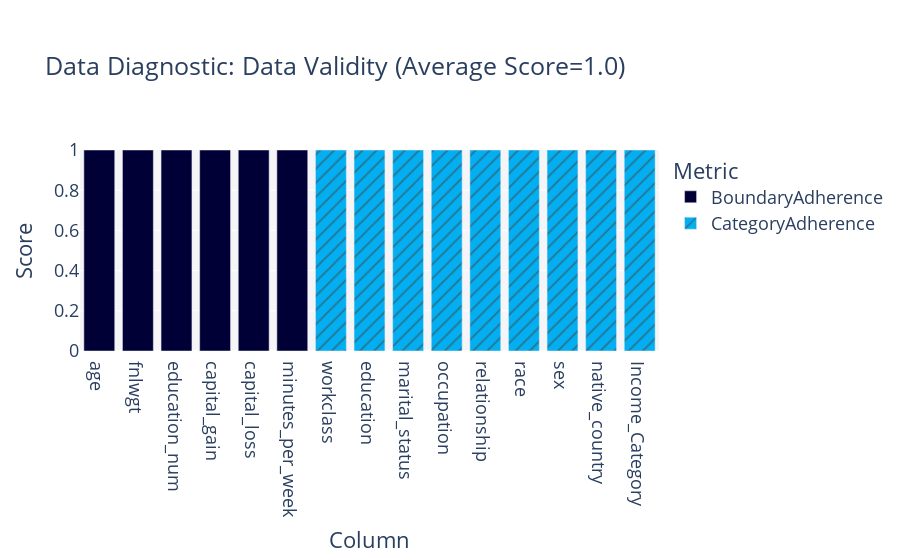

The code cell stored with this chart in its notebook:
### Code cell
print(gen_diagnostics.get_details(property_name="Data Validity"))
gen_diagnostics.get_visualization(property_name="Data Validity")

### Figure 1 — Plotly figure (JSON) as saved in the notebook; plotly's stock layout.template omitted (floating-point values rounded to 4 significant figures)
{"data": [{"customdata": [["BoundaryAdherence"], ["BoundaryAdherence"], ["BoundaryAdherence"], ["BoundaryAdherence"], ["BoundaryAdherence"], ["BoundaryAdherence"]], "hovertemplate": "<b>%{hovertext}</b><br><br>Metric=%{customdata[0]}<br>Score=%{y}<extra></extra>", "hovertext": ["age", "fnlwgt", "education_num", "capital_gain", "capital_loss", "minutes_per_week"], "legendgroup": "BoundaryAdherence", "marker": {"color": "#000036", "pattern": {"shape": ""}}, "name": "BoundaryAdherence", "orientation": "v", "showlegend": true, "textposition": "auto", "type": "bar", "x": ["age", "fnlwgt", "education_num", "capital_gain", "capital_loss", "minutes_per_week"], "xaxis": "x", "y": [1.0, 1.0, 1.0, 1.0, 1.0, 1.0], "yaxis": "y"}, {"customdata": [["CategoryAdherence"], ["CategoryAdherence"], ["CategoryAdherence"], ["CategoryAdherence"], ["CategoryAdherence"], ["CategoryAdherence"], ["CategoryAdherence"], ["CategoryAdherence"], ["CategoryAdherence"]], "hovertemplate": "<b>%{hovertext}</b><br><br>Metric=%{customdata[0]}<br>Score=%{y}<extra></extra>", "hovertext": ["workclass", "education", "marital_status", "occupation", "relationship", "race", "sex", "native_country", "Income_Category"], "legendgroup": "CategoryAdherence", "marker": {"color": "#03AFF1", "pattern": {"shape": "/"}}, "name": "CategoryAdherence", "orientation": "v", "showlegend": true, "textposition": "auto", "type": "bar", "x": ["workclass", "education", "marital_status", "occupation", "relationship", "race", "sex", "native_country", "Income_Category"], "xaxis": "x", "y": [1.0, 1.0, 1.0, 1.0, 1.0, 1.0, 1.0, 1.0, 1.0], "yaxis": "y"}], "layout": {"barmode": "relative", "font": {"size": 18}, "legend": {"title": {"text": "Metric"}, "tracegroupgap": 0}, "margin": {"t": 150}, "plot_bgcolor": "#F5F5F8", "title": {"text": "Data Diagnostic: Data Validity (Average Score=1.0)"}, "xaxis": {"anchor": "y", "categoryorder": "total ascending", "domain": [0, 1], "title": {"text": "Column"}}, "yaxis": {"anchor": "x", "domain": [0, 1], "range": [0, 1], "title": {"text": "Score"}}}}
